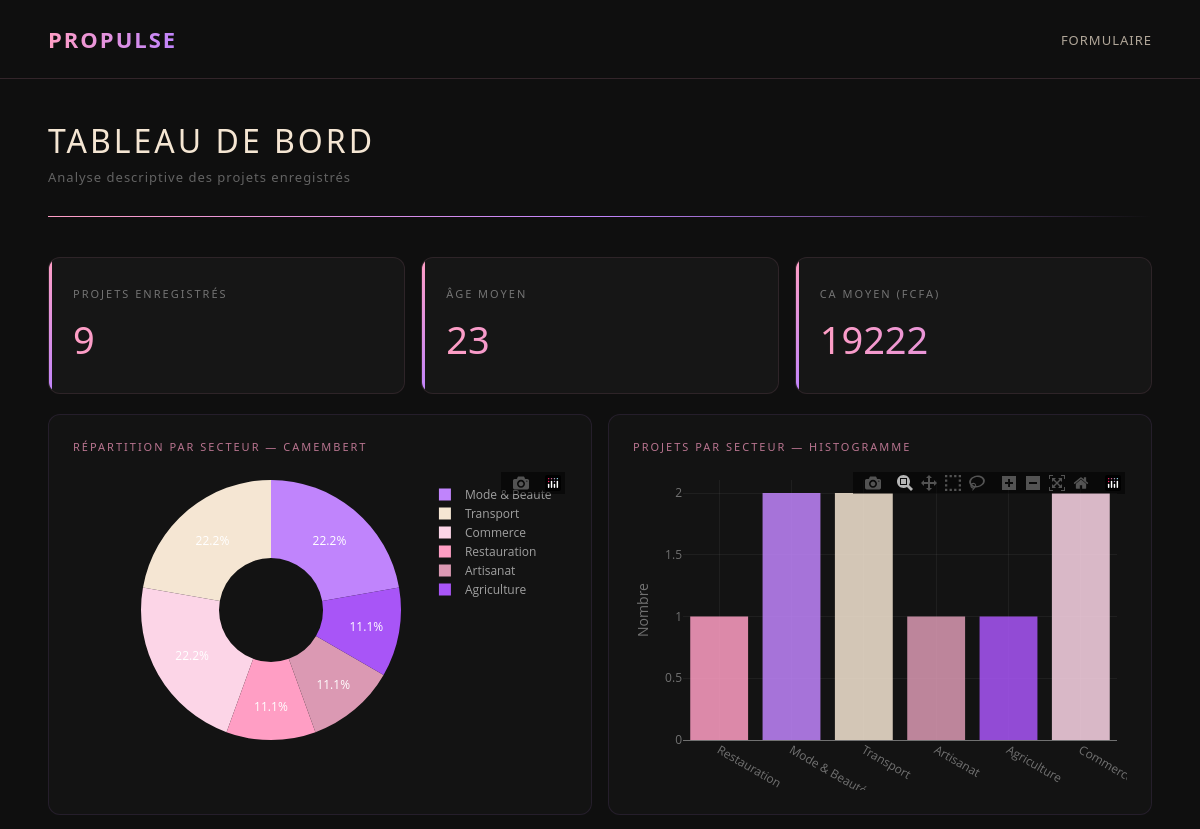
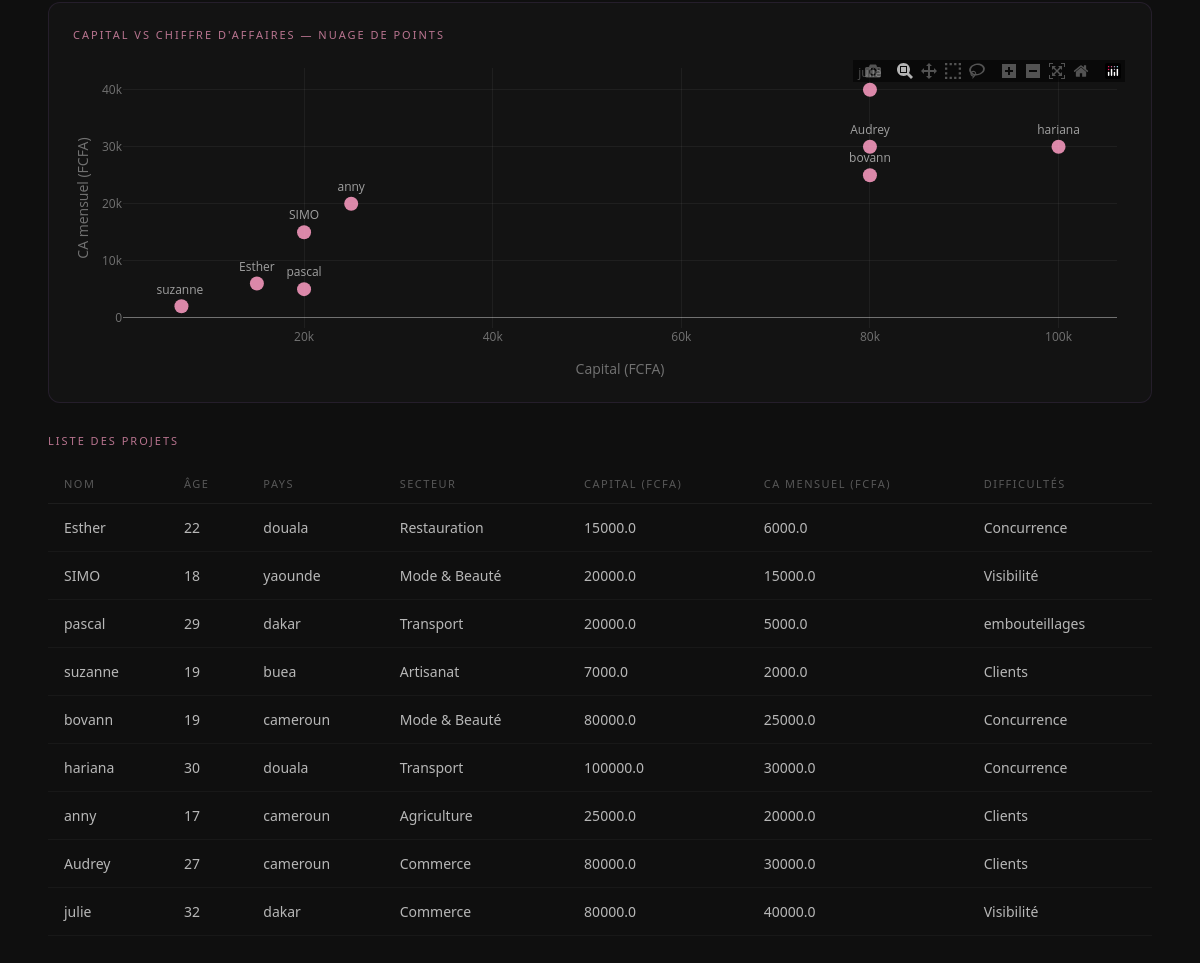
/dashboard, run on the app's committed database (2 pictures, top to bottom).
### tables this page shows
CREATE TABLE entrepreneurs (id INTEGER PRIMARY KEY AUTOINCREMENT, nom TEXT, age INTEGER, pays TEXT, secteur TEXT, activite TEXT, capital REAL, chiffre_affaires REAL, anciennete INTEGER, difficultes TEXT, date_inscription TIMESTAMP DEFAULT CURRENT_TIMESTAMP);

### app.py (the view)
@app.route('/dashboard')
def dashboard():
    conn = sqlite3.connect('propulse.db')
    df = pd.read_sql_query("SELECT * FROM entrepreneurs", conn)
    conn.close()
    return render_template('dashboard.html', data=df.to_dict('records'))

### templates/dashboard.html (shortened to what this page needs)
<!DOCTYPE html>
<html lang="fr">
<head>
</head>
<body>
    <header>
        <div class="logo">PROPULSE</div>
        <nav>
            <a href="/">Formulaire</a>
        </nav>
    </header>
    <div class="page-title">
        <h1>Tableau de bord</h1>
        <p>Analyse descriptive des projets enregistrés</p>
    </div>
    <div class="divider"></div>
    <div class="stats">
        <div class="stat-card">
            <div class="label">Projets enregistrés</div>
            <div class="value">{{ data|length }}</div>
        </div>
        <div class="stat-card">
            <div class="label">Âge moyen</div>
            <div class="value">
                {% if data %}{{ (data|map(attribute='age')|list|sum / data|length)|int }}{% else %}0{% endif %}
            </div>
        </div>
        <div class="stat-card">
            <div class="label">CA moyen (FCFA)</div>
            <div class="value">
                {% if data %}{{ (data|map(attribute='chiffre_affaires')|list|sum / data|length)|int }}{% else %}0{% endif %}
            </div>
        </div>
    </div>
    <div class="charts">
        <div class="chart-box">
            <div class="chart-title">Répartition par secteur — Camembert</div>
            <div id="camembertChart" style="height:320px"></div>
        </div>
        <div class="chart-box">
            <div class="chart-title">Projets par secteur — Histogramme</div>
            <div id="histogrammeChart" style="height:320px"></div>
        </div>
    </div>
    <div class="chart-full">
        <div class="chart-box">
            <div class="chart-title">Capital vs Chiffre d'affaires — Nuage de points</div>
            <div id="nuageChart" style="height:320px"></div>
        </div>
    </div>
    <h2 class="section-title">Liste des projets</h2>
    <div class="table-container">
        <table>
            <tr>
                <th>Nom</th>
                <th>Âge</th>
                <th>Pays</th>
                <th>Secteur</th>
                <th>Capital (FCFA)</th>
                <th>CA mensuel (FCFA)</th>
                <th>Difficultés</th>
            </tr>
            {% for row in data %}
            <tr>
                <td>{{ row.nom }}</td>
                <td>{{ row.age }}</td>
                <td>{{ row.pays }}</td>
                <td>{{ row.secteur }}</td>
                <td>{{ row.capital }}</td>
                <td>{{ row.chiffre_affaires }}</td>
                <td>{{ row.difficultes }}</td>
            </tr>
            {% endfor %}
        </table>
    </div>
</body>
</html>

### templates/dashboard.html (style rules this page uses)
* { margin: 0; padding: 0; box-sizing: border-box; }
body { font-family: 'Segoe UI', sans-serif; background: #0f0f0f; min-height: 100vh; color: white; }
header { padding: 24px 48px; display: flex; justify-content: space-between; align-items: center; border-bottom: 1px solid rgba(255,158,196,0.15); }
.logo { font-size: 22px; font-weight: 700; letter-spacing: 2px; background: linear-gradient(90deg, #ff9ec4, #c084fc); -webkit-background-clip: text; -webkit-text-fill-color: transparent; }
nav a { color: #f5e6d3; text-decoration: none; margin-left: 30px; font-size: 13px; letter-spacing: 1px; text-transform: uppercase; opacity: 0.7; }
.page-title { padding: 40px 48px 10px; }
.page-title h1 { font-size: 32px; font-weight: 300; letter-spacing: 3px; text-transform: uppercase; color: #f5e6d3; }
.page-title p { color: rgba(255,255,255,0.35); font-size: 13px; letter-spacing: 1px; margin-top: 6px; }
.divider { height: 1px; background: linear-gradient(90deg, #ff9ec4, #c084fc, transparent); margin: 20px 48px; }
.stats { display: grid; grid-template-columns: repeat(3, 1fr); gap: 16px; padding: 20px 48px; }
.stat-card { background: rgba(255,255,255,0.03); border-radius: 12px; padding: 28px 24px; border: 1px solid rgba(255,158,196,0.1); position: relative; overflow: hidden; }
.stat-card::before { content: ''; position: absolute; top: 0; left: 0; width: 3px; height: 100%; background: linear-gradient(180deg, #ff9ec4, #c084fc); }
.stat-card .label { font-size: 11px; letter-spacing: 2px; text-transform: uppercase; color: rgba(255,255,255,0.4); margin-bottom: 12px; }
.stat-card .value { font-size: 38px; font-weight: 200; background: linear-gradient(90deg, #ff9ec4, #c084fc); -webkit-background-clip: text; -webkit-text-fill-color: transparent; }
.charts { display: grid; grid-template-columns: 1fr 1fr; gap: 16px; padding: 0 48px; }
.chart-full { padding: 16px 48px 0; }
.chart-box { background: rgba(255,255,255,0.02); border-radius: 12px; padding: 24px; border: 1px solid rgba(192,132,252,0.1); }
.chart-box .chart-title { font-size: 11px; letter-spacing: 2px; text-transform: uppercase; color: rgba(255,158,196,0.7); margin-bottom: 16px; }
h2.section-title { font-size: 11px; letter-spacing: 2px; text-transform: uppercase; color: rgba(255,158,196,0.7); padding: 30px 48px 16px; font-weight: 400; }
.table-container { padding: 0 48px 60px; }
table { width: 100%; border-collapse: collapse; }
th { padding: 12px 16px; text-align: left; font-size: 11px; letter-spacing: 1.5px; text-transform: uppercase; color: rgba(255,255,255,0.3); border-bottom: 1px solid rgba(255,255,255,0.06); font-weight: 400; }
td { padding: 14px 16px; font-size: 14px; border-bottom: 1px solid rgba(255,255,255,0.04); color: rgba(255,255,255,0.7); }

### data on the page
entrepreneurs: nom "Esther", age "22", pays "douala", secteur "Restauration", capital "15000.0", chiffre_affaires "6000.0", difficultes "Concurrence"
entrepreneurs: nom "SIMO", age "18", pays "yaounde", secteur "Mode & Beauté", capital "20000.0", chiffre_affaires "15000.0", difficultes "Visibilité"
entrepreneurs: nom "pascal", age "29", pays "dakar", secteur "Transport", capital "20000.0", chiffre_affaires "5000.0", difficultes "embouteillages"
entrepreneurs: nom "suzanne", age "19", pays "buea", secteur "Artisanat", capital "7000.0", chiffre_affaires "2000.0", difficultes "Clients"
entrepreneurs: nom "bovann", age "19", pays "cameroun", secteur "Mode & Beauté", capital "80000.0", chiffre_affaires "25000.0", difficultes "Concurrence"
entrepreneurs: nom "hariana", age "30", pays "douala", secteur "Transport", capital "100000.0", chiffre_affaires "30000.0", difficultes "Concurrence"
entrepreneurs: nom "anny", age "17", pays "cameroun", secteur "Agriculture", capital "25000.0", chiffre_affaires "20000.0", difficultes "Clients"
entrepreneurs: nom "Audrey", age "27", pays "cameroun", secteur "Commerce", capital "80000.0", chiffre_affaires "30000.0", difficultes "Clients"
entrepreneurs: nom "julie", age "32", pays "dakar", secteur "Commerce", capital "80000.0", chiffre_affaires "40000.0", difficultes "Visibilité"

### other printed values
{{ data|length }} "9"
{{ (data|map(attribute='age')|list|sum / data|length)|int }} "23"
{{ (data|map(attribute='chiffre_affaires')|list|sum / data|length)|int }} "19222"
